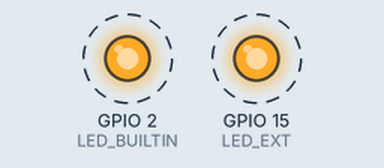
Simulated run of this program. Board: ESP32. On the bench: output pins drawn as LEDs (lit = HIGH). Dashed ring = blinking.

Above: at 0.05 s.
Timing chart, 0 to 4.6 s (numbered marks = the images above):
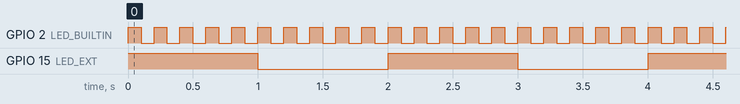

The program:

main.cpp
```cpp
#include <Arduino.h>
/**********************************************************************
* Filename    : Blink
* Description : Make an led blinking.
* Auther      : www.freenove.com
* Modification: 2024/06/18
**********************************************************************/
#define LED_EXT  15
// the setup function runs once when you press reset or power the board
void setup() {
  // initialize digital pin LED_BUILTIN as an output.
  pinMode(LED_BUILTIN, OUTPUT);
  pinMode(LED_EXT, OUTPUT);
}

// the loop function runs over and over again forever
void loop()
{
  digitalWrite(LED_EXT, HIGH); // turn the LED off (HIGH is the voltage level)
  for (int i = 0; i < 5; i++)
  {
    digitalWrite(LED_BUILTIN, HIGH); // turn the LED off (HIGH is the voltage level)
    delay(100);                      // wait for 100 ms
    digitalWrite(LED_BUILTIN, LOW);  // turn the LED on by making the voltage LOW
    delay(100);                      // wait for 100 ms
  }
  digitalWrite(LED_EXT, LOW); // turn the LED off (HIGH is the voltage level)
  for (int i = 0; i < 5; i++)
  {
    digitalWrite(LED_BUILTIN, HIGH); // turn the LED off (HIGH is the voltage level)
    delay(100);                      // wait for 100 ms
    digitalWrite(LED_BUILTIN, LOW);  // turn the LED on by making the voltage LOW
    delay(100);                      // wait for 100 ms
  }

}
```

Measured:
- by itself, GPIO 2 (LED_BUILTIN): alternates HIGH for 0.10 s and LOW for 0.10 s
- by itself, GPIO 15 (LED_EXT): alternates HIGH for 1.0 s and LOW for 1.0 s
- by itself, everything shown: repeats every 2.0 s, in 7 steps
